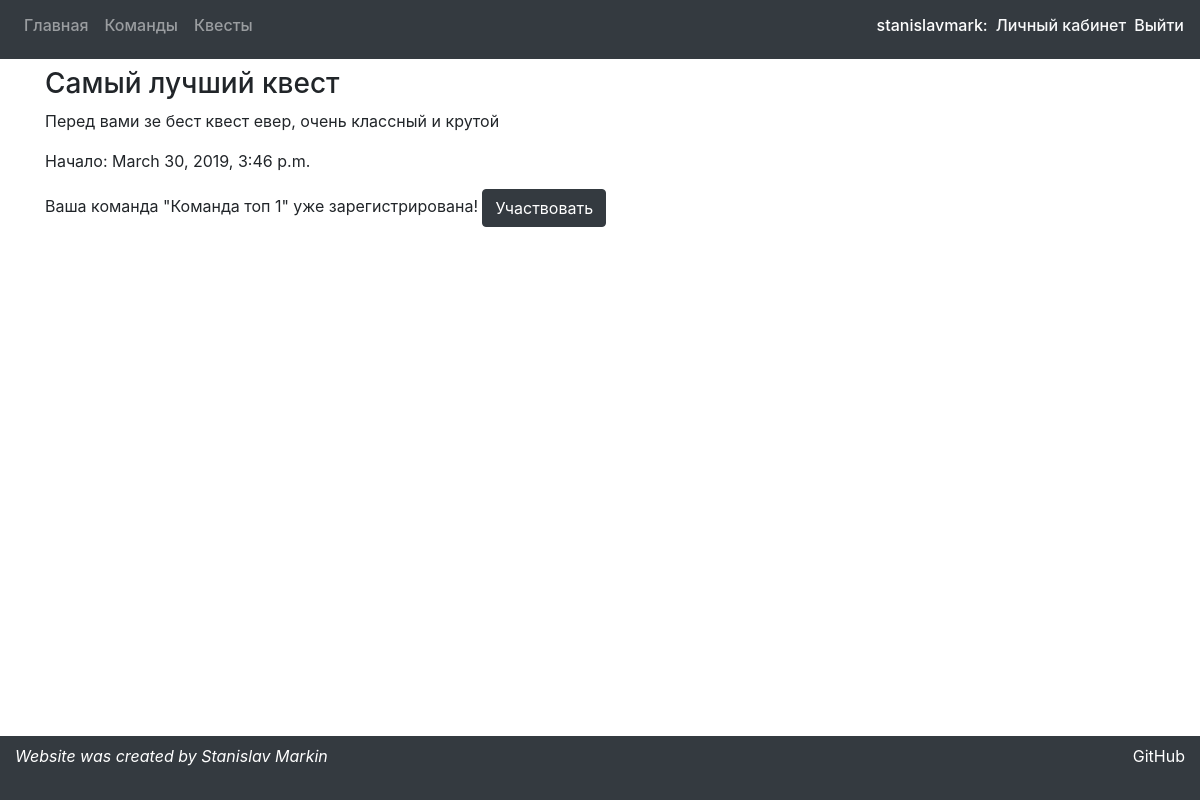
The page /quests/3 (signed in) on the database as committed earlier.
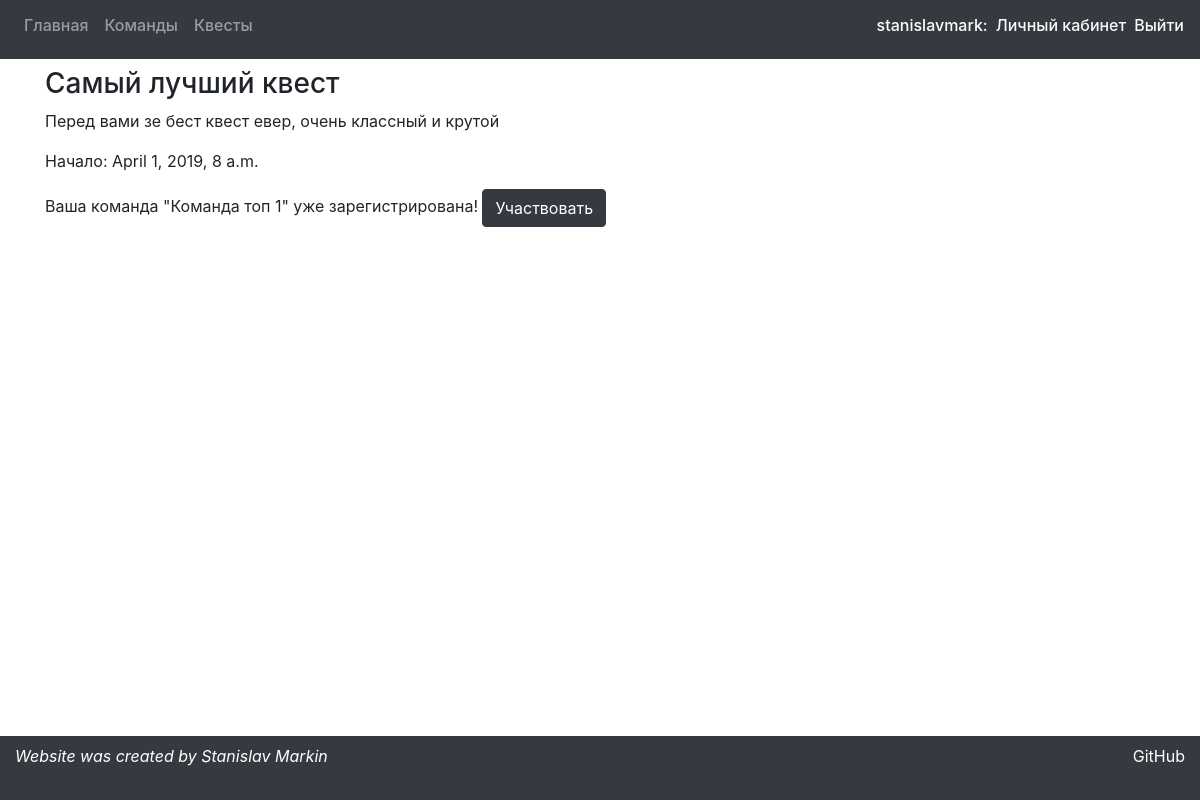
The same page on the database as committed later.
### preparationApp/models.py (models this page shows, shortened)
class Quest(models.Model):
    title = models.CharField(max_length=30)
    start_date = models.DateTimeField()
    description = models.TextField()
    owner = models.ForeignKey(User, models.CASCADE)

class Team(models.Model):
    captain = models.ForeignKey(User, models.CASCADE, default=1)
    members = models.ManyToManyField(User, related_name='teams')
    title = models.CharField(max_length=30)

### preparationApp/views.py (the view)
# urls.py: path('quests/<int:quest_id>', views.quest_info, name='quest_info'),
def quest_info(request, quest_id):
    args = make_args(request)
    args['quest'] = models.Quest.objects.get(id=quest_id)
    args['teams'] = list(filter(lambda t: User.objects.get(username=request.user.username) == t.captain,
                                models.Team.objects.all()))
    args['requests'] = list(filter(lambda r: models.Quest.objects.get(id=quest_id) == r.quest,
                                   models.Request.objects.all()))
    reg_teams = list(
        filter(lambda m: get_user(request.user.username) in m.team.members.all() and m.quest == args['quest'],
               Member.objects.all()))
    if not reg_teams:
        args['registered'] = False
    else:
        args['registered'] = reg_teams[0].team.title
    return render(request, 'preparationApp/questInfoPage.html', args)

### preparationApp/views.py (called while the page is built)
def get_user(name):
    return User.objects.get(username=name)

def make_args(request):
    args = {'message': 'none'}
    if request.session.get('message'):
        args['message'] = request.session.get('message')
        request.session.pop('message')
    return args

### preparationApp/templates/preparationApp/questInfoPage.html (shortened to what this page needs)
{% extends 'preparationApp/mainWrapper.html' %}
{% block content %}
    <h3>{{ quest.title }}</h3>
    <p>{{ quest.description }}</p>
    <p>Начало: {{ quest.start_date }}</p>
    {% if quest.owner.username != user.username %}
        {% if registered == False %}
            <h5>Подать заявку:</h5>
            <form action="/quests/request" method="post">{% csrf_token %}
                <input type="hidden" name="id" value="{{ quest.id }}">
                <label for="team-select">Выберете команду</label>
                <select class="form-control w-50 mb-2" name="team" id="team-select">
                    {% for team in teams %}
                        <option value="{{ team.id }}">{{ team.title }}</option>
                    {% endfor %}
                </select>
                <input type="submit" class="btn btn-success mb-2" value="Отправить">
            </form>
        {% else %}
            Ваша команда "{{ registered }}" уже зарегистрирована!
            <a class="btn btn-dark" href="/quest/{{ quest.id }}">Участвовать</a>
        {% endif %}
    {% endif %}
{% endblock %}

### preparationApp/templates/preparationApp/mainWrapper.html (shortened to what this page needs)
<!DOCTYPE html>
<html lang="en">
<head>
    {% load staticfiles %}
    <link rel="stylesheet" href="{% static 'bootstrap/css/bootstrap.css' %}" type="text/css">
</head>
<body>
    <nav class="navbar navbar-expand-lg navbar-dark bg-dark mb-2">
        <div class="collapse navbar-collapse">
            <ul class="navbar-nav">
                <li class="nav-item"><a class="nav-link h6" href="/">Главная</a></li>
                <li class="nav-item"><a class="nav-link h6" href="/teams">Команды</a></li>
                <li class="nav-item"><a class="nav-link h6" href="/quests">Квесты</a></li>
            </ul>
        </div>
        {% if user.is_authenticated %}
            <span class="h6 text-white float-right mr-2">{{ user.username }}: </span>
            <a class="text-light mr-2 h6 float-right" href="/personal">Личный кабинет</a></li>
            <a class="text-light h6 float-right" href="/logout/">Выйти</a></li>
        {% else %}
            <a class="text-light mr-2 h6 float-right" href="/login">Войти</a></li>
            <a class="text-light h6 float-right" href="/register">Регистрация</a></li>
        {% endif %}
    </nav>
    <div class="container">
    {% block content %}
    {% endblock %}
    </div>
    <footer style="height: 4rem;" class="container-fluid fixed-bottom bg-dark text-white pt-2">
		<div class="float-left font-italic ">
			Website was created by Stanislav Markin
		</div>
        <a target="_blank" href="https://github.com/MenacingDwarf/NightQuest" class=" text-white float-right">GitHub</a>
	</footer>
</body>
</html>

Rows that differ between the two databases and show on the page:
changed Quest "Самый лучший квест": start_date "March 30, 2019, 3:46 p.m." → "April 1, 2019, 8 a.m."
